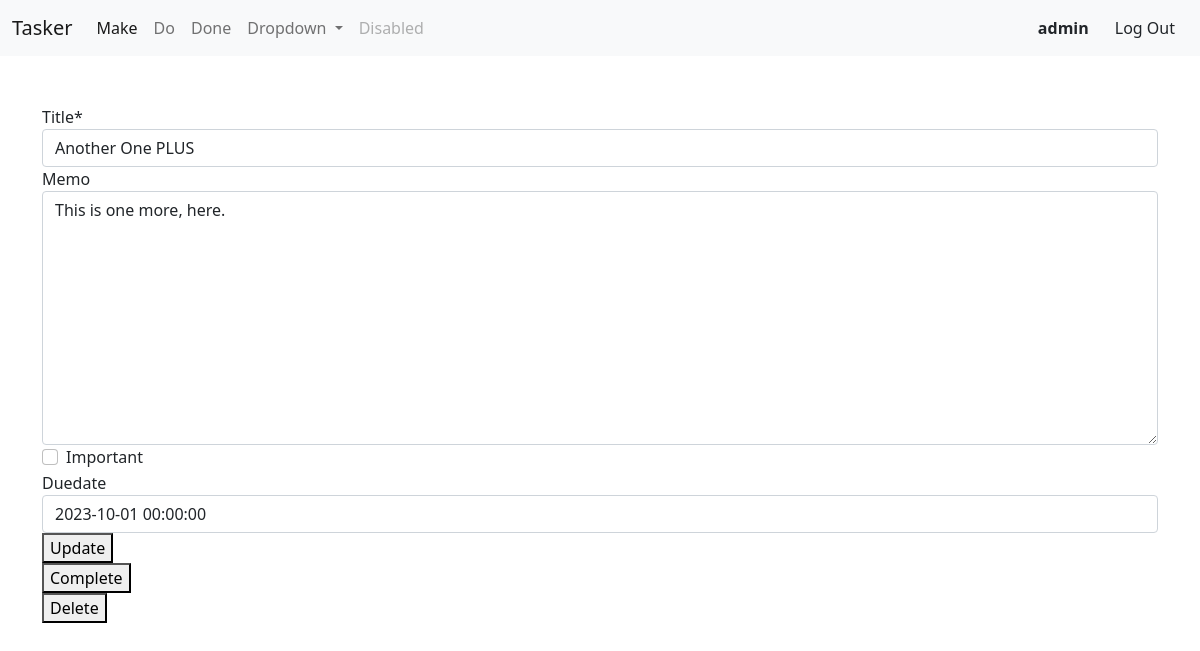
Page /todo/10 (signed in) on the committed database.
### todo/models.py (models this page shows, shortened)
class Todo(models.Model):
    title = models.CharField(max_length=169)
    memo = models.TextField(blank=True)
    created = models.DateTimeField(auto_now_add=True)
    duedate = models.DateTimeField(null=True, blank=True)
    datecompleted = models.DateTimeField(null=True, blank=True)
    important = models.BooleanField(default=False)
    user = models.ForeignKey(User, on_delete=models.CASCADE)

### todo/views.py (the view, shortened to what this page needs)
# urls.py: path('todo/<int:todo_pk>', views.viewtodo, name='viewtodo'),
@login_required
def viewtodo(request, todo_pk):
    todo = get_object_or_404(Todo, pk=todo_pk, user=request.user)
    if request.method == 'GET':
        form = TodoForm(instance=todo)
        return render(request, 'todo/viewtodo.html', {'todo':todo, 'form':form})

### todo/forms.py
class TodoForm(ModelForm):
    class Meta:
        model = Todo
        fields = ['title', 'memo', 'important', 'duedate']

### todo/templates/todo/viewtodo.html (shortened to what this page needs)
{% extends 'todo/base.html' %}
{% load crispy_forms_tags %}
{% block content %}
<div class="container">
    <br>
    <form method="POST">
        {{ form|crispy }}
        <button type="submit">Update</button>
    </form>
    <form method="POST" action="{% url 'completetodo' todo.id %}">
        <button type="submit">Complete</button>
    </form>
    <form method="POST" action="{% url 'deletetodo' todo.id %}">
        <button type="submit">Delete</button>
    </form>
</div>
{% endblock content %}

### todo/templates/todo/base.html (shortened to what this page needs)
<!DOCTYPE html>
<html lang="en">
{% load static %}
    <head>
        <link href="https://cdn.jsdelivr.net/npm/bootstrap@5.0.0-beta1/dist/css/bootstrap.min.css" rel="stylesheet">
        <link rel="stylesheet" type="text/css" href="{% static 'todo/style.css' %}"/>
    </head>
    <body>
    <nav class="navbar navbar-expand-lg navbar-light bg-light">
        <div class="container-fluid">
            <a class="navbar-brand" href="{% url 'home' %}">Tasker</a>
            <div class="collapse navbar-collapse" id="navbarSupportedContent">
            <ul class="navbar-nav me-auto mb-2 mb-lg-0">
                {% if user.is_authenticated %}
                    <li class="nav-item">
                    <a class="nav-link active" aria-current="page" href="{% url 'createtodo' %}">Make</a>
                    </li>
                    <li class="nav-item">
                    <a class="nav-link" href="{% url 'currenttodo' %}">Do</a>
                    </li>
                    <li class="nav-item">
                    <a class="nav-link" href="{% url 'completedtodo' %}">Done</a>
                    </li>
                    <li class="nav-item dropdown">
                    <a class="nav-link dropdown-toggle" href="#" id="navbarDropdown" role="button" data-bs-toggle="dropdown" aria-expanded="false">
                        Dropdown
                    </a>
                {% endif %}
                </li>
                <li class="nav-item">
                <a class="nav-link disabled" href="#" tabindex="-1" aria-disabled="true">Disabled</a>
                </li>
            </ul>
            <div class="d-flex">
                {% if user.is_authenticated %}
                    <a class="btn is-primary">
                        <strong>{{ user.username }}</strong>
                    </a>
                    <form action="{% url 'logoutuser' %}" method="POST">
                        <button class="btn is-primary" type="submit">Log Out</button>
                    </form>
                {% else %}
                    <a class="btn is-primary" href="{% url 'signupuser' %}">Sign Up</a>
                    <a class="btn is-primary" href="{% url 'loginuser' %}">Login</a>
                {% endif %}
            </div>
            </div>
        </div>
    </nav>
    {% block content %}
    {% endblock content %}
    </body>
</html>

### todo/static/todo/style.css (style rules this page uses)
.container { margin-top: 25px; }

### rows in the picture
Todo: title "Another One PLUS", memo "This is one more, here.", duedate "2023-10-01 00:00:00"

### other values in the picture
{{ user.username }} "admin"
